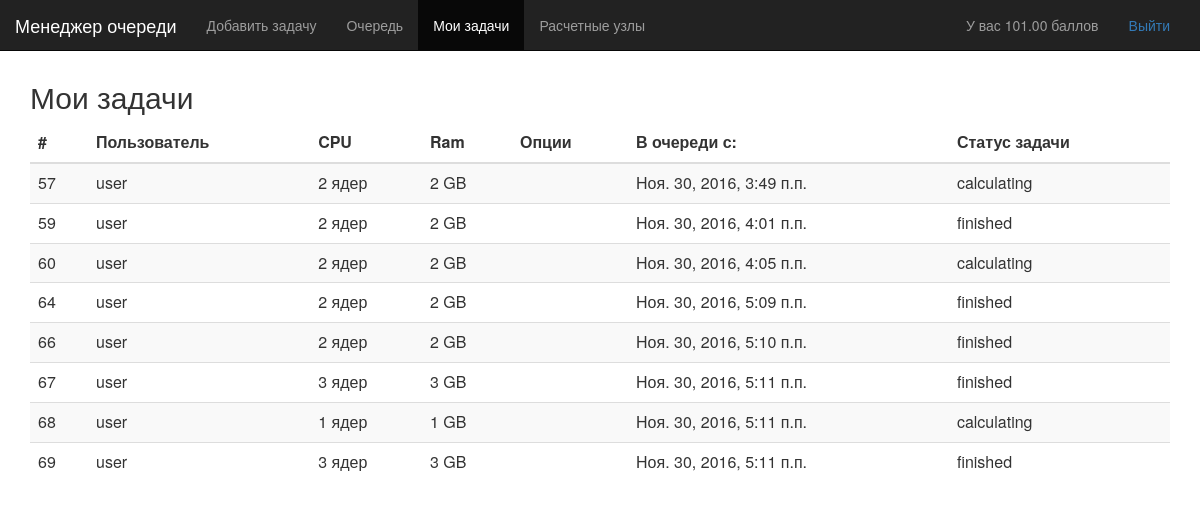
Screenshot of /interface/my_tasks/ (signed in) with the database file from the repository.
### interface/models.py (models this page shows, shortened)
class UserProfile(models.Model):
    user_id = models.OneToOneField(User)
    score = models.IntegerField(default=100)
    launch_score = models.IntegerField(default=0)

class Task(models.Model):
    user_id = models.ForeignKey(User, on_delete=models.CASCADE)
    path = models.CharField(max_length=200)
    options = models.TextField(max_length=255,default='{}')
    cpu = models.IntegerField(default=1)
    ram = models.IntegerField(default=0)
    status = models.CharField(max_length=30,default='in queue')
    date = models.DateTimeField('published date',default=timezone.now())
    prime = models.BooleanField(default=False)
    moretime = models.BooleanField(default=False)
    defnode = models.BooleanField(default=False)
    node_id = models.IntegerField(default=-1)

### interface/views.py (the view)
# urls.py: url(r'interface/my_tasks/$',views.my_tasks, name='my_tasks'),
@login_required
def my_tasks(request):
    profile = UserProfile.objects.get(user_id=request.user.id)
    task_list = Task.objects.filter(user_id__exact=request.user.id)
    context = {'profile': profile,'task_list': task_list}
    return render(request,'interface/my_tasks.html',context)

### interface/templates/interface/my_tasks.html (shortened to what this page needs)
﻿{% load staticfiles %}
<!DOCTYPE html>
<html lang="ru">
  <head>
   <link link rel="stylesheet" href="{% static 'css/bootstrap.min.css' %}">
 </head>
 <body>
     <div class="navbar navbar-inverse navbar-fixed-top" role="navigation">
      <div class="container-fluid">
        <div class="navbar-header">
          <a class="navbar-brand" href="../">Менеджер очереди</a>
        </div>
        <div class="collapse navbar-collapse">
          <ul class="nav navbar-nav">
            <li><a href="/interface/add_task/">Добавить задачу</a></li>
            <li><a href="../">Очередь</a></li>
            <li class="active"><a href="#">Мои задачи</a></li>
            <li><a href="/interface/nodes_info">Расчетные узлы</a></li>
          </ul>
		    <div class="navbar-text pull-right"><a href="../interface/logout/">Выйти</a></div>
			<div class="navbar-text pull-right">У вас {{profile.score|floatformat:2}} баллов</div>
        </div>
      </div>
    </div>
<div class="container" style="padding-top: 40px;">
	<h2 class="sub-header">Мои задачи</h2>
          <div class="table-responsive">
            <table class="table table-striped">
              <thead>
                <tr>
                  <th>#</th>
                  <th>Пользователь</th>
                  <th>CPU</th>
                  <th>Ram</th>
                  <th>Опции</th>
				  <th>В очереди с:</th>
				  <th>Статус задачи</th>
                </tr>
              </thead>
			  <tbody>
				{% if task_list %}
					{% for task in task_list %}
					<tr>
						<td>{{ task.id }}</td>
						<td>{{ task.user_id.username }}</td>
						<td>{{ task.cpu }} ядер</td>
						<td>{{ task.ram }} GB</td>
						<td>{% if task.prime %}prime, {% endif %}
							</td>
						<td>{{ task.date }}</td>
						<td>{{ task.status }}</td>
					</tr>
					{% endfor %}
				{% else %}
					<div class="alert alert-info">В очереди сейчас нет заданий</div>
				{% endif %}
</div>
</body>
</html>

### rows the page displays
UserProfile: score "101.00"
Task: id "57", user_id.username "user", cpu "2", ram "2", date "Ноя. 30, 2016, 3:49 п.п.", status "calculating"
Task: id "59", user_id.username "user", cpu "2", ram "2", date "Ноя. 30, 2016, 4:01 п.п.", status "finished"
Task: id "60", user_id.username "user", cpu "2", ram "2", date "Ноя. 30, 2016, 4:05 п.п.", status "calculating"
Task: id "64", user_id.username "user", cpu "2", ram "2", date "Ноя. 30, 2016, 5:09 п.п.", status "finished"
Task: id "66", user_id.username "user", cpu "2", ram "2", date "Ноя. 30, 2016, 5:10 п.п.", status "finished"
Task: id "67", user_id.username "user", cpu "3", ram "3", date "Ноя. 30, 2016, 5:11 п.п.", status "finished"
Task: id "68", user_id.username "user", cpu "1", ram "1", date "Ноя. 30, 2016, 5:11 п.п.", status "calculating"
Task: id "69", user_id.username "user", cpu "3", ram "3", date "Ноя. 30, 2016, 5:11 п.п.", status "finished"
